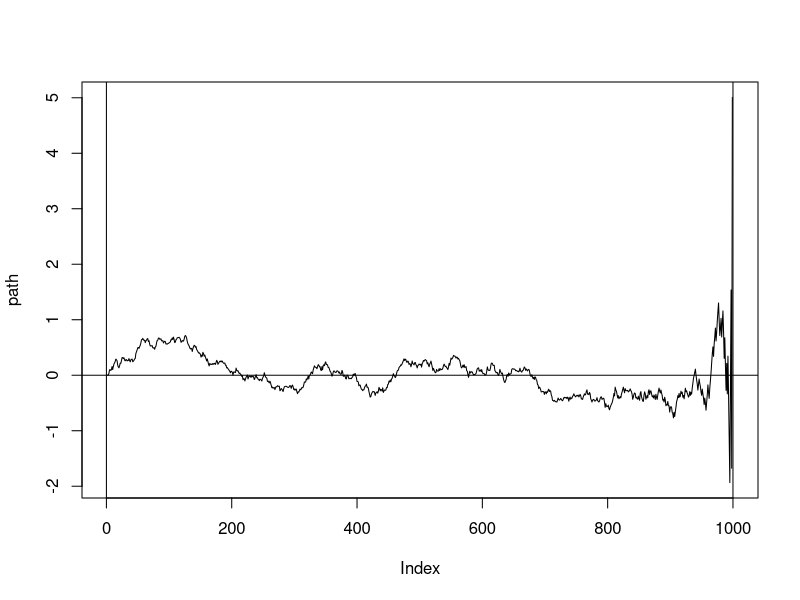

This figure's R source:
n = 1000

path = array(0, dim = n)
for (i in 2:n) {
  path[i] = 
    if (runif(1) > 0.5) {
      path[i-1] + 
      ((-5 - path[i-1]) / (1 - (i/n))) * (1/n) +
      rnorm(1, 0, 1) * sqrt((1/n))
    } else {
      path[i-1] + 
      ((5 - path[i-1]) / (1 - (i/n))) * (1/n) +
      rnorm(1, 0, 1) * sqrt((1/n))
    }
}
plot(path, type = "l")
path
abline(h=0)
abline(v=0)
abline(v=1000)